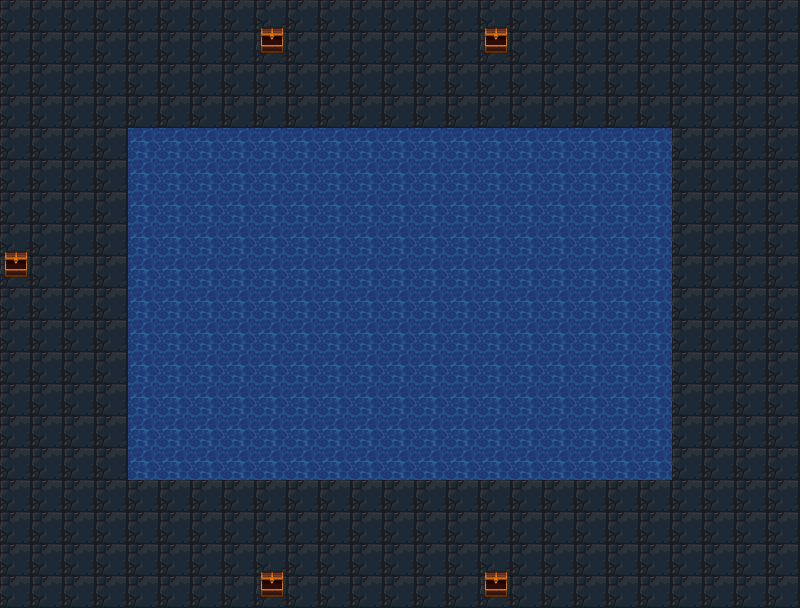

This is a level from a 2D game, rendered from its Tiled map with the project's own tilesets. A one-line summary and the complete map file follow:
An orthogonal 25x19 tile map with 32x32 px tiles, 2 tile layers (bg, floor object 1) and 21 objects (5x collision, 3x block, 2x slingshot, button, 1.1, ...).

<map version="1.0" tiledversion="1.1.4" orientation="orthogonal" renderorder="right-down" width="25" height="19" tilewidth="32" tileheight="32" infinite="0" nextobjectid="24">
 <tileset firstgid="1" name="tiles" tilewidth="32" tileheight="32" tilecount="240" columns="10">
  <image source="tiles.png" width="320" height="768" />
 </tileset>
 <layer name="bg" width="25" height="19">
  <properties>
   <property name="bg" value="0" />
   <property name="tileset" value="tiles" />
  </properties>
  <data encoding="csv">
136,136,136,136,136,136,136,136,136,136,136,136,136,136,136,136,136,136,136,136,136,136,136,136,136,
136,136,136,136,136,136,136,136,136,136,136,136,136,136,136,136,136,136,136,136,136,136,136,136,136,
136,136,136,136,136,136,136,136,136,136,136,136,136,136,136,136,136,136,136,136,136,136,136,136,136,
136,136,136,136,136,136,136,136,136,136,136,136,136,136,136,136,136,136,136,136,136,136,136,136,136,
136,136,136,136,155,155,155,155,155,155,155,155,155,155,155,155,155,155,155,155,155,136,136,136,136,
136,136,136,136,155,155,155,155,155,155,155,155,155,155,155,155,155,155,155,155,155,136,136,136,136,
136,136,136,136,155,155,155,155,155,155,155,155,155,155,155,155,155,155,155,155,155,136,136,136,136,
136,136,136,136,155,155,155,155,155,155,155,155,155,155,155,155,155,155,155,155,155,136,136,136,136,
136,136,136,136,155,155,155,155,155,155,155,155,155,155,155,155,155,155,155,155,155,136,136,136,136,
136,136,136,136,155,155,155,155,155,155,155,155,155,155,155,155,155,155,155,155,155,136,136,136,136,
136,136,136,136,155,155,155,155,155,155,155,155,155,155,155,155,155,155,155,155,155,136,136,136,136,
136,136,136,136,155,155,155,155,155,155,155,155,155,155,155,155,155,155,155,155,155,136,136,136,136,
136,136,136,136,155,155,155,155,155,155,155,155,155,155,155,155,155,155,155,155,155,136,136,136,136,
136,136,136,136,155,155,155,155,155,155,155,155,155,155,155,155,155,155,155,155,155,136,136,136,136,
136,136,136,136,155,155,155,155,155,155,155,155,155,155,155,155,155,155,155,155,155,136,136,136,136,
136,136,136,136,136,136,136,136,136,136,136,136,136,136,136,136,136,136,136,136,136,136,136,136,136,
136,136,136,136,136,136,136,136,136,136,136,136,136,136,136,136,136,136,136,136,136,136,136,136,136,
136,136,136,136,136,136,136,136,136,136,136,136,136,136,136,136,136,136,136,136,136,136,136,136,136,
136,136,136,136,136,136,136,136,136,136,136,136,136,136,136,136,136,136,136,136,136,136,136,136,136
</data>
 </layer>
 <layer name="floor object 1" width="25" height="19">
  <properties>
   <property name="bg" value="0" />
   <property name="tileset" value="tiles" />
  </properties>
  <data encoding="csv">
0,0,0,0,0,0,0,0,79,0,0,0,0,0,0,79,0,0,0,0,0,0,0,0,0,
0,0,0,0,0,0,0,0,89,0,0,0,0,0,0,89,0,0,0,0,0,0,0,0,0,
0,0,0,0,0,0,0,0,0,0,0,0,0,0,0,0,0,0,0,0,0,0,0,0,0,
0,0,0,0,0,0,0,0,0,0,0,0,0,0,0,0,0,0,0,0,0,0,0,0,0,
0,0,0,0,0,0,0,0,0,0,0,0,0,0,0,0,0,0,0,0,0,0,0,0,0,
0,0,0,0,0,0,0,0,0,0,0,0,0,0,0,0,0,0,0,0,0,0,0,0,0,
0,0,0,0,0,0,0,0,0,0,0,0,0,0,0,0,0,0,0,0,0,0,0,0,0,
79,0,0,0,0,0,0,0,0,0,0,0,0,0,0,0,0,0,0,0,0,0,0,0,0,
89,0,0,0,0,0,0,0,0,0,0,0,0,0,0,0,0,0,0,0,0,0,0,0,0,
0,0,0,0,0,0,0,0,0,0,0,0,0,0,0,0,0,0,0,0,0,0,0,0,0,
0,0,0,0,0,0,0,0,0,0,0,0,0,0,0,0,0,0,0,0,0,0,0,0,0,
0,0,0,0,0,0,0,0,0,0,0,0,0,0,0,0,0,0,0,0,0,0,0,0,0,
0,0,0,0,0,0,0,0,0,0,0,0,0,0,0,0,0,0,0,0,0,0,0,0,0,
0,0,0,0,0,0,0,0,0,0,0,0,0,0,0,0,0,0,0,0,0,0,0,0,0,
0,0,0,0,0,0,0,0,0,0,0,0,0,0,0,0,0,0,0,0,0,0,0,0,0,
0,0,0,0,0,0,0,0,0,0,0,0,0,0,0,0,0,0,0,0,0,0,0,0,0,
0,0,0,0,0,0,0,0,0,0,0,0,0,0,0,0,0,0,0,0,0,0,0,0,0,
0,0,0,0,0,0,0,0,79,0,0,0,0,0,0,79,0,0,0,0,0,0,0,0,0,
0,0,0,0,0,0,0,0,89,0,0,0,0,0,0,89,0,0,0,0,0,0,0,0,0
</data>
 </layer>
 <objectgroup name="collision">
  <object id="6" type="collision" x="485.853" y="30.4363" width="21.4181" height="15.7818" />
  <object id="7" type="collision" x="261.526" y="29.309" width="21.4181" height="16.909" />
  <object id="8" type="collision" x="260.399" y="573.78" width="22.5454" height="14.6545" />
  <object id="9" type="collision" x="485.853" y="572.652" width="20.2908" height="16.909" />
  <object id="23" type="collision" x="8.51685" y="250.639" width="18.2504" height="20.6838" />
 </objectgroup>
 <objectgroup name="button">
  <properties>
   <property name="button" value="1" />
  </properties>
  <object id="10" name="2.1" type="button" x="472.326" y="20.2908" width="48.4726" height="39.4544" />
  <object id="11" name="1.1" x="246.872" y="20.2908" width="54.1089" height="43.9635" />
  <object id="12" name="1.2" x="246.872" y="561.38" width="54.1089" height="43.9635" />
  <object id="13" name="2.2" x="468.944" y="560.253" width="56.3634" height="43.9635" />
  <object id="22" name="3.1" x="7.30016" y="238.472" width="31.634" height="55.9679" />
 </objectgroup>
 <objectgroup name="player">
  <object id="14" name="princess" type="player" x="93.5633" y="40.5817" width="18.0363" height="16.909">
   <ellipse />
  </object>
 </objectgroup>
 <objectgroup name="water">
  <object id="1" type="water" x="141" y="143" width="521" height="322" />
 </objectgroup>
 <objectgroup name="item">
  <properties>
   <property name="item" value="0" />
  </properties>
  <object id="16" name="slingshot" x="15.7818" y="90.1815" width="18.0363" height="19.1636">
   <properties>
    <property name="from" value="slingshot" />
   </properties>
  </object>
 </objectgroup>
 <objectgroup name="itemchoose">
  <properties>
   <property name="itemchoose" value="0" />
  </properties>
  <object id="17" name="slingshot" x="5.63634" y="74.3997" width="43.9635" height="51.8544" />
 </objectgroup>
 <objectgroup name="waterfront">
  <object id="2" type="waterfront" x="129.636" y="477.326" width="543.343" height="4.50907" />
 </objectgroup>
 <objectgroup name="waterback">
  <object id="3" type="waterback" x="128.509" y="128.509" width="543.343" height="3.38181" />
 </objectgroup>
 <objectgroup name="waterright">
  <object id="20" type="waterright" x="670.964" y="128.969" width="4.86677" height="351.624" />
 </objectgroup>
 <objectgroup name="waterleft">
  <object id="19" type="waterleft" x="127.753" y="130.186" width="3.65008" height="351.624" />
 </objectgroup>
 <objectgroup name="block">
  <properties>
   <property name="block" value="1" />
  </properties>
  <object id="4" name="1" type="block" x="255.89" y="126.763" width="31.5635" height="28.1817" />
  <object id="5" name="2" type="block" x="480.216" y="126.763" width="31.5635" height="28.1817" />
  <object id="18" name="3" type="block" x="127.753" y="257.939" width="27.9839" height="26.7672" />
 </objectgroup>
</map>
